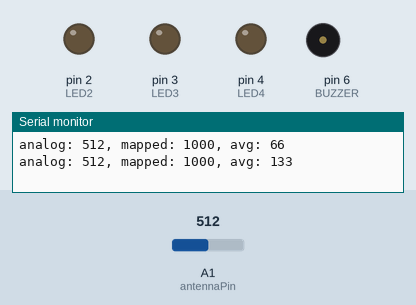
A sketch run on a simulated Arduino Uno, built with avr-gcc and run on an emulated ATmega328P. Parts: output pins drawn as LEDs (lit = HIGH), buzzer (waves = sounding), the last lines printed to the serial monitor. The test bench sets the inputs (shaded band); at power-on: A1 (antennaPin) = 512. Pins used as bus, display or sensor lines are not drawn.

Above: at 1.8 s.
1.9 s: A1 (antennaPin) set to 22
At 5.25 s:
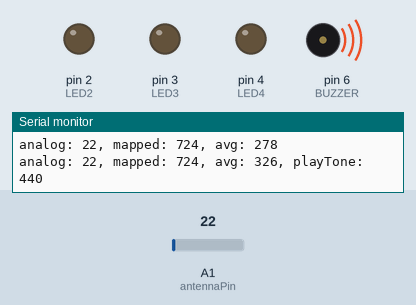
6.0 s: A1 (antennaPin) set to 18
10.1 s: A1 (antennaPin) set to 40
At 10.26 s:
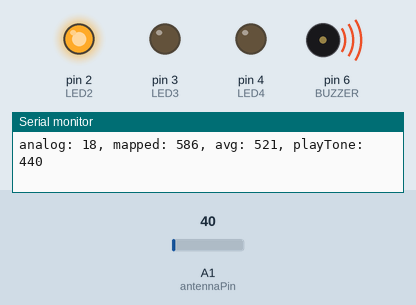
At 13.26 s:
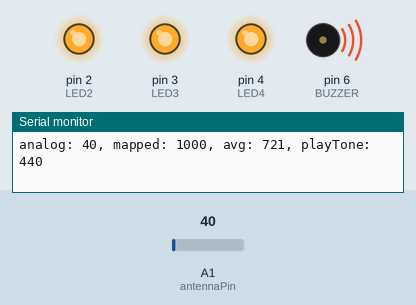
Timing chart, 0 to 20.2 s (numbered marks = the images above; inputs shaded):
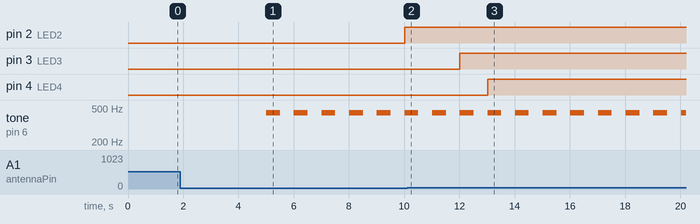

The sketch:

emf-detector.ino
```cpp
// EMF Detector


#define NUMREADINGS 15
int senseLimit = 30;
int antennaPin = 1;
int val = 0; // reading from antennaPin

#define LED0 0
#define LED1 1
#define LED2 2
#define LED3 3
#define LED4 4

#define BUZZER 6
#define BUZZER_FREQ_START 440

// variables for smoothing

int readings[NUMREADINGS];                // the readings from the analog input
int idx = 0;                            // the idx of the current reading
int total = 0;                            // the running total
int average = 0;                          // final average of the probe reading


void setup() {

  pinMode(LED0, OUTPUT);
  pinMode(LED1, OUTPUT);
  pinMode(LED2, OUTPUT);
  pinMode(LED3, OUTPUT);
  pinMode(LED4, OUTPUT);
  pinMode(BUZZER, OUTPUT);

  Serial.begin(9600);  // initiate serial connection for debugging/etc

  for (int i = 0; i < NUMREADINGS; i++)
    readings[i] = 0;                      // initialize all the readings to 0
}


void lightWhenAbove(int value, int led, int threshold) {
  if (value > threshold) {
    digitalWrite(led, HIGH);
  } else {
    digitalWrite(led, LOW);
  }
}

#define A_HZ 440
#define B_HZ 494
#define C_HZ 523
#define D_HZ 587
#define E_HZ 659
#define F_HZ 698
#define G_HZ 794

void playTone(int frequency) {
  tone(BUZZER, frequency, 500);
  Serial.print(", playTone: ");
  Serial.print(frequency);
}

void playToneAt(int value) {
  if (value > 300) {
    playTone(A_HZ);
  } else if (value > 400) {
    playTone(B_HZ);
  } else if (value > 500) {
    playTone(C_HZ);
  } else if (value > 600) {
    playTone(D_HZ);
  } else if (value > 700) {
    playTone(E_HZ);
  } else if (value > 800) {
    playTone(F_HZ);
  } else if (value > 900) {
    playTone(G_HZ);
  }
}

void loop() {

  val = analogRead(antennaPin);
  Serial.print("analog: ");
  Serial.print(val);

  if (val >= 1) {

    val = constrain(val, 1, senseLimit);
    val = map(val, 1, senseLimit, 0, 1000);

    Serial.print(", mapped: ");
    Serial.print(val);

    total -= readings[idx];
    readings[idx] = val;
    total += val;
    idx++;

    if (idx >= NUMREADINGS)
      idx = 0;

    average = total / NUMREADINGS;
    Serial.print(", avg: ");
    Serial.print(average);

    lightWhenAbove(average, LED0, 300);
    lightWhenAbove(average, LED1, 400);
    lightWhenAbove(average, LED2, 500);
    lightWhenAbove(average, LED3, 600);
    lightWhenAbove(average, LED4, 700);

    playToneAt(average);
  }
  Serial.println();
  delay(1000);
}
```

Measured:
- after the input at 6.0 s, pin 2 (LED2): LOW → HIGH after 4.0 s instead of 3.0 s
- after the input at 10.1 s, pin 4 (LED4): LOW → HIGH after 2.9 s
- by itself, tone on pin 6 (BUZZER): alternates 440 Hz for 0.50 s and silent for 0.50 s
